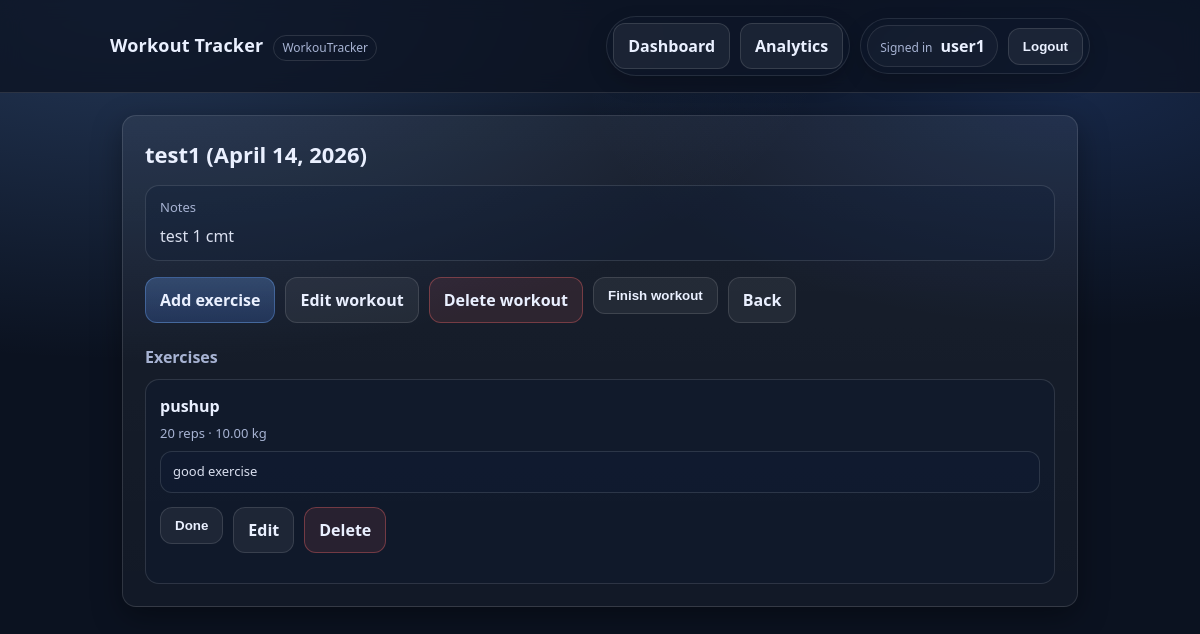
The page /workouts/2/ (signed in) on the database as committed earlier.
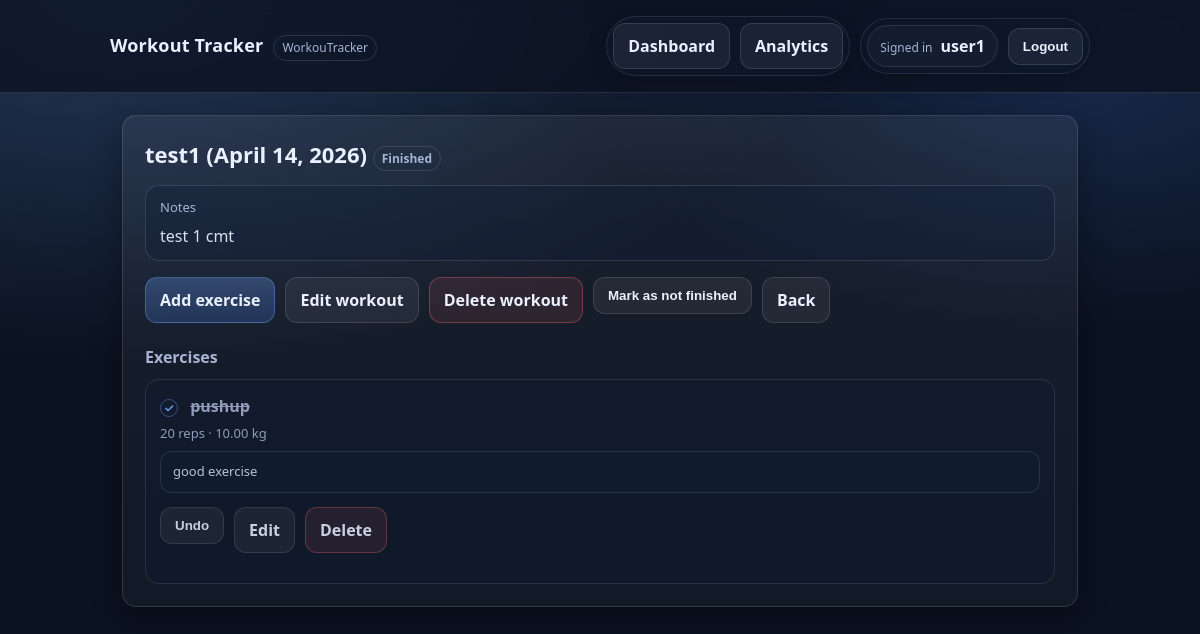
The same page on the database as committed later.
### workouts/models.py (models this page shows, shortened)
class Workout(models.Model):
    name = models.CharField(max_length=100)
    date = models.DateField()
    finished = models.BooleanField(default=False)
    notes = models.TextField(blank=True)
    user = models.ForeignKey(
        settings.AUTH_USER_MODEL,
        on_delete=models.CASCADE,
        related_name='workouts',
    )

class Exercise(models.Model):
    name = models.CharField(max_length=100)
    reps = models.PositiveIntegerField()
    weight = models.DecimalField(max_digits=6, decimal_places=2)
    completed = models.BooleanField(default=False)
    notes = models.TextField(blank=True)
    workout = models.ForeignKey(
        Workout,
        on_delete=models.CASCADE,
        related_name='exercises',
    )

### workouts/views.py (the view)
# urls.py: path('workouts/<int:pk>/', WorkoutDetailView.as_view(), name='workout_detail'),
class WorkoutDetailView(LoginRequiredMixin, DetailView):
    model = Workout
    template_name = 'workouts/workout_detail.html'
    context_object_name = 'workout'
    def get_queryset(self):
        return Workout.objects.filter(user=self.request.user)

### workouts/templates/workouts/workout_detail.html (shortened to what this page needs)
{% extends 'base.html' %}
{% block content %}
  <h2>
    {{ workout.name }} ({{ workout.date }})
    {% if workout.finished %}
      <span class="badge">Finished</span>
    {% endif %}
  </h2>
  {% if workout.notes %}
    <div class="note">
      <div class="meta">Notes</div>
      <div class="note-body">{{ workout.notes|linebreaksbr }}</div>
    </div>
  {% endif %}
  <div class="actions">
    <a class="btn btn-primary" href="{% url 'exercise_create' workout.pk %}">Add exercise</a>
    <a class="btn" href="{% url 'workout_edit' workout.pk %}">Edit workout</a>
    <a class="btn btn-danger" href="{% url 'workout_delete' workout.pk %}">Delete workout</a>
    <form method="post" action="{% url 'workout_toggle_finished' workout.pk %}" style="display:inline;">
      {% if workout.finished %}
        <button class="btn" type="submit">Mark as not finished</button>
      {% else %}
        <button class="btn" type="submit">Finish workout</button>
      {% endif %}
    </form>
    <a class="btn" href="{% url 'workout_list' %}">Back</a>
  </div>
  <h3>Exercises</h3>
  <ul class="list">
    {% for ex in workout.exercises.all %}
      <li class="card {% if ex.completed %}exercise-completed{% endif %}">
        <div class="card-title">
          {% if ex.completed %}
            <span class="exercise-icon" aria-hidden="true">✓</span>
          {% endif %}
          <span class="exercise-name">{{ ex.name }}</span>
        </div>
        <div class="meta">{{ ex.reps }} reps · {{ ex.weight }} kg</div>
        {% if ex.notes %}
          <div class="note-inline">{{ ex.notes|linebreaksbr }}</div>
        {% endif %}
        <div class="actions">
          <form method="post" action="{% url 'exercise_toggle_completed' workout.pk ex.pk %}" style="display:inline;">
            {% if ex.completed %}
              <button class="btn" type="submit">Undo</button>
            {% else %}
              <button class="btn" type="submit">Done</button>
            {% endif %}
          </form>
          <a class="btn" href="{% url 'exercise_edit' workout.pk ex.pk %}">Edit</a>
          <a class="btn btn-danger" href="{% url 'exercise_delete' workout.pk ex.pk %}">Delete</a>
        </div>
      </li>
    {% empty %}
      <li class="card">
        <div class="meta">No exercises yet.</div>
      </li>
    {% endfor %}
  </ul>
{% endblock %}

### workouts/templates/base.html (shortened to what this page needs)
<!doctype html>
<html lang="en">
  <head>
    {% load static %}
    <link
      href="https://cdn.jsdelivr.net/npm/bootstrap@5.3.3/dist/css/bootstrap-grid.min.css"
      rel="stylesheet"
    />
    <link rel="stylesheet" href="{% static 'workouts/styles.css' %}?v=2" />
  </head>
  <body>
    <header class="topbar">
      <div class="container topbar-inner">
        <div class="brand">
          <a class="brand-title" href="{% url 'workout_list' %}">Workout Tracker</a>
          <span class="badge">WorkouTracker</span>
        </div>
        <nav class="nav">
          {% if user.is_authenticated %}
            <div class="nav-left nav-group">
              <a
                class="btn nav-link {% if request.resolver_match.url_name == 'dashboard' %}is-active{% endif %}"
                href="{% url 'dashboard' %}"
              >
                Dashboard
              </a>
              <a
                class="btn nav-link {% if request.resolver_match.url_name == 'analytics' %}is-active{% endif %}"
                href="{% url 'analytics' %}"
              >
                Analytics
              </a>
            </div>
            <div class="nav-right nav-group">
              <span class="user-chip">
                <span class="user-chip-label">Signed in</span>
                <strong>{{ user.username }}</strong>
              </span>
              <form method="post" action="{% url 'logout' %}" style="display:inline;">
                <button class="btn" type="submit">Logout</button>
              </form>
            </div>
          {% else %}
            <a class="btn btn-primary" href="{% url 'login' %}">Login</a>
            <a class="btn" href="{% url 'signup' %}">Sign up</a>
          {% endif %}
        </nav>
      </div>
    </header>
    <main class="container">
      <section class="panel page">
        {% block content %}{% endblock %}
      </section>
    </main>
  </body>
</html>

### workouts/static/workouts/styles.css (style rules this page uses)
:root { --bg: #0b1220; --panel: #0f1a2e; --panel-2: #111f38; --text: #eaf0ff; --muted: #a7b3d3; --border: rgba(255, 255, 255, 0.12); --primary: #6ea8fe; --primary-2: #4f8cff; --danger: #ff6b6b; --shadow: 0 10px 30px rgba(0, 0, 0, 0.35); --radius: 14px; }
* { box-sizing: border-box; }
html, body { height: 100%; }
body { margin: 0; font-family: ui-sans-serif, system-ui, -apple-system, Segoe UI, Roboto, Arial, "Apple Color Emoji", "Segoe UI Emoji"; background: radial-gradient(1200px 600px at 10% 0%, rgba(110, 168, 254, 0.25), transparent 60%), radial-gradient(900px 450px at 90% 10%, rgba(79, 140, 255, 0.18), transparent 55%), var(--bg); color: var(--text); line-height: 1.5; }
a { color: var(--text); text-decoration: none; }
.container { width: min(980px, calc(100% - 32px)); margin: 0 auto; }
.topbar { position: sticky; top: 0; z-index: 10; backdrop-filter: blur(10px); background: rgba(11, 18, 32, 0.75); border-bottom: 1px solid var(--border); }
.topbar-inner { display: flex; align-items: center; justify-content: space-between; gap: 16px; padding: 16px 0; }
.brand { display: flex; align-items: baseline; gap: 10px; }
.brand-title { font-size: 18px; font-weight: 750; letter-spacing: 0.2px; }
.badge { font-size: 12px; color: var(--muted); border: 1px solid var(--border); padding: 3px 8px; border-radius: 999px; }
.nav { display: flex; align-items: center; gap: 10px; color: var(--muted); flex-wrap: wrap; }
.nav-left, .nav-right { display: flex; align-items: center; gap: 10px; }
.nav-group { padding: 6px; border-radius: 999px; border: 1px solid rgba(255, 255, 255, 0.10); background: rgba(15, 26, 46, 0.35); box-shadow: 0 8px 20px rgba(0, 0, 0, 0.18); }
.nav-right { justify-content: flex-end; }
.nav-link { padding: 9px 12px; border-radius: 999px; }
.user-chip { display: inline-flex; align-items: baseline; gap: 8px; padding: 8px 12px; border: 1px solid rgba(255, 255, 255, 0.10); border-radius: 999px; background: rgba(255, 255, 255, 0.03); color: var(--muted); }
.user-chip strong { color: var(--text); font-weight: 650; }
.user-chip-label { font-size: 12px; }
.nav strong { color: var(--text); font-weight: 650; }
.panel { background: linear-gradient(180deg, rgba(255, 255, 255, 0.06), rgba(255, 255, 255, 0.03)); border: 1px solid var(--border); border-radius: var(--radius); box-shadow: var(--shadow); }
.page { padding: 22px; margin: 22px 0 40px; }
h2 { margin: 0 0 14px; font-size: 22px; }
h3 { margin: 22px 0 10px; font-size: 16px; color: var(--muted); font-weight: 650; }
.actions { display: flex; gap: 10px; flex-wrap: wrap; margin: 14px 0 16px; }
.btn { display: inline-flex; align-items: center; justify-content: center; border-radius: 12px; border: 1px solid var(--border); padding: 10px 14px; background: rgba(255, 255, 255, 0.06); color: var(--text); font-weight: 650; cursor: pointer; }
.btn-primary { border-color: rgba(110, 168, 254, 0.35); background: linear-gradient(180deg, rgba(110, 168, 254, 0.28), rgba(79, 140, 255, 0.20)); }
.btn-danger { border-color: rgba(255, 107, 107, 0.35); background: rgba(255, 107, 107, 0.10); }
.list { list-style: none; padding: 0; margin: 0; display: grid; gap: 10px; }
.card { border: 1px solid var(--border); border-radius: 14px; padding: 14px; background: rgba(15, 26, 46, 0.55); }
.card-title { font-weight: 750; margin: 0 0 6px; }
.exercise-icon { display: inline-flex; align-items: center; justify-content: center; width: 18px; height: 18px; margin-right: 8px; border-radius: 999px; border: 1px solid rgba(110, 168, 254, 0.45); color: var(--primary); font-size: 12px; }
.exercise-completed { opacity: 0.85; }
.exercise-completed .exercise-name { text-decoration: line-through; color: var(--muted); }
.note { margin: 10px 0 16px; padding: 12px 14px; border: 1px solid var(--border); border-radius: 14px; background: rgba(17, 31, 56, 0.35); }
.note-body { margin-top: 6px; color: rgba(234, 240, 255, 0.92); }
.note-inline { margin-top: 8px; padding: 10px 12px; border: 1px solid var(--border); border-radius: 12px; background: rgba(17, 31, 56, 0.35); color: rgba(234, 240, 255, 0.92); font-size: 13px; }
.meta { color: var(--muted); font-size: 13px; }

Rows that differ between the two databases and show on the page:
changed Workout "test1": finished False → True (drawn)
changed Exercise "pushup": completed "Done" → "✓ Undo"
Other text that changed with them:
text no longer shown: "Finish workout"
text now shown: "Finished Mark as not finished"
